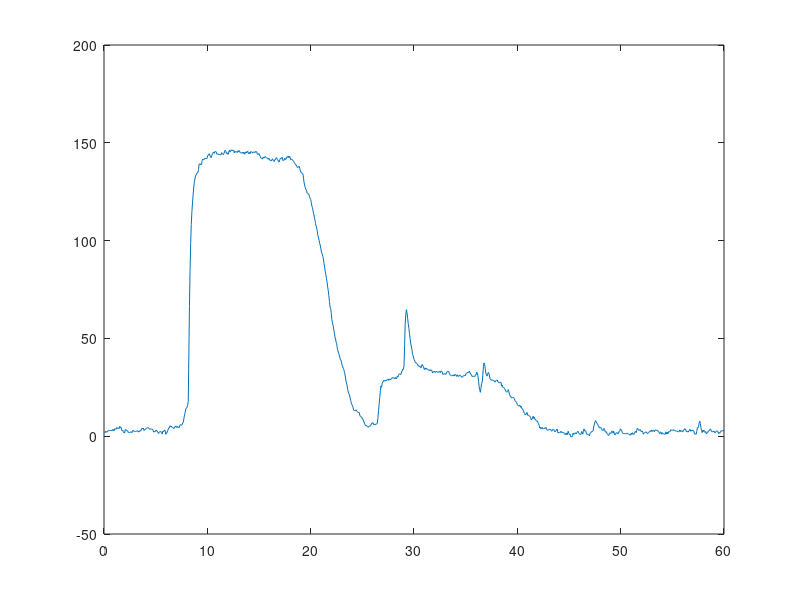

The MATLAB source for this figure:
load ZL;
Voltage = Voltage + 30;
Z0 = 50; 
plot(Time, Voltage); 
Gamma = 30/max(Voltage); 
ZL = -(Gamma + 1)/(Gamma-1)*Z0; 
S = (1+Gamma)/(1-Gamma); 